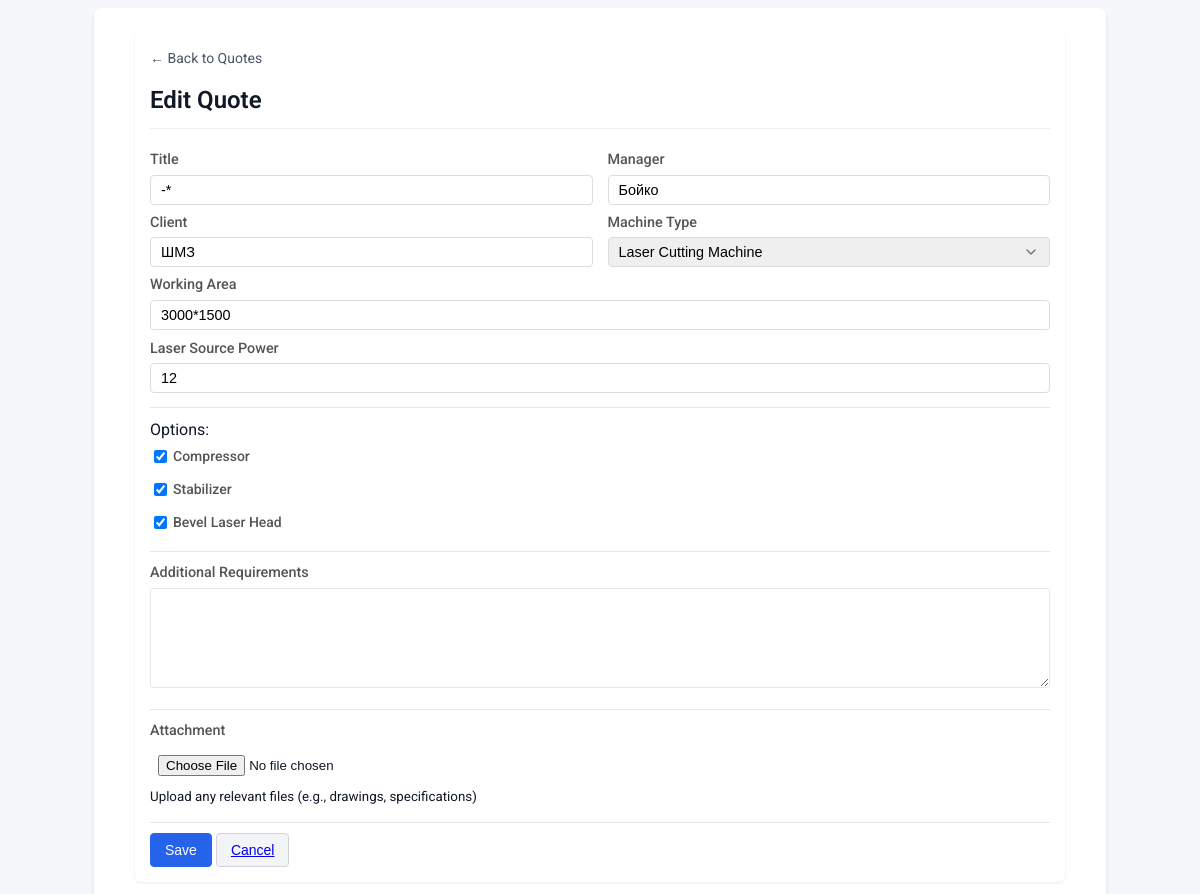
Screenshot of /quote-update/10/ (signed in) with the database file from the repository.
### base/models.py (models this page shows, shortened)
class Quote(models.Model):
    title = models.CharField(max_length=200, blank=True, null=True)  # Making it nullable temporarily
    manager = models.CharField(max_length=200)
    client = models.CharField(max_length=200)
    MACHINE_CHOICES = [
        ('laser_cutting', 'Laser Cutting Machine'),
        ('press_brake', 'Press Brake'),
        ('tube_laser', 'Tube Laser Cutting Machine'),
    ]
    machine_type = models.CharField(max_length=50, choices=MACHINE_CHOICES)
    working_area = models.CharField(max_length=200, blank=True, null=True)  # e.g. "3000x1500"
    laser_source_power = models.CharField(max_length=200, blank=True, null=True)  # e.g. "3000W"
    compressor = models.BooleanField(default=False)
    stabilizer = models.BooleanField(default=False)
    bevel_laser_head = models.BooleanField(default=False)
    bending_capacity = models.CharField(max_length=200, blank=True, null=True)  # e.g. "125 t"
    working_length = models.CharField(max_length=200, blank=True, null=True)  # e.g. "3200 mm"
    CNC_CHOICES = [
        ('DA_53T', 'Delem DA-53T'),
        ('DA_69T', 'Delem DA-69T'),
        ('DA_66T', 'Delem DA-66T'),
    ]
    CNC_type = models.CharField(max_length=200, blank=True, null=True, choices=CNC_CHOICES)  # e.g. "Delem DA-53T"
    AXIS_CHOICES = [
        ('6_1', '6+1 Axis'),
        ('4_1', '4+1 Axis'),
    ]
    axis_type = models.CharField(max_length=200, blank=True, null=True, choices=AXIS_CHOICES)  # e.g. "6+1 Axis"
    tube_length = models.CharField(max_length=200, blank=True, null=True)  # e.g. "6000 mm"
    tube_diameter = models.CharField(max_length=200, blank=True, null=True)  # e.g. "300 mm"
    length_of_unloading_table = models.CharField(max_length=200, blank=True, null=True)  # e.g. "3000 mm"
    LOADING_CHOICES = [
       ('automatic', 'Automatic'),
       ('semi_automatic', 'Semi-Automatic'),
       ('manual', 'Manual'),
   ]
    loading_type = models.CharField(max_length=20, choices=LOADING_CHOICES, blank=True)
    two_chucks = models.BooleanField(default=False)
    three_chucks = models.BooleanField(default=False)
    completed = models.BooleanField(default=False)
    additional_requirements = models.TextField(blank=True, null=True)
    attachment = models.FileField(upload_to='quote_attachments/%Y/%m/%d/', blank=True, null=True)
    created_at = models.DateTimeField(auto_now_add=True)
    updated_at = models.DateTimeField(auto_now=True)

### base/views.py (the view, shortened to what this page needs)
# urls.py: path('quote-update/<int:pk>/', QuoteUpdate.as_view(), name='quote-update'),
class QuoteUpdate(LoginRequiredMixin, UpdateView):
    model = Quote
    form_class = QuoteForm
    template_name = 'base/quote_form.html'
    success_url = reverse_lazy('quotes')
    def get_form_kwargs(self):
        kwargs = super().get_form_kwargs()
        kwargs.update({
            'data': self.request.POST or None,
            'files': self.request.FILES or None,
        })
        return kwargs

### base/forms.py
class QuoteForm(forms.ModelForm):
    class Meta:
        model = Quote
        fields = '__all__'
        widgets = {
            'additional_requirements': forms.Textarea(attrs={'rows': 4}),
            'attachment': forms.FileInput(attrs={'class': 'file-input'})
        }
    def __init__(self, *args, **kwargs):
        super().__init__(*args, **kwargs)
        self.fields['attachment'].required = False

### base/templates/base/quote_form.html (shortened to what this page needs)
{% extends 'base/main.html' %}
{% block content %}
<div class="container compact-form">
    <div class="form-header">
        <a href="{% url 'quotes' %}" class="back-link">← Back to Quotes</a>
        <h1>{% if form.instance.pk %}Edit{% else %}Create{% endif %} Quote</h1>
    </div>
    <form method="post" id="quoteForm" class="form-container" enctype="multipart/form-data">
        <div class="form-row">
            <div class="form-group compact">
                <label for="{{ form.title.id_for_label }}">Title</label>
                {{ form.title }}
            </div>
            <div class="form-group compact">
                <label for="{{ form.manager.id_for_label }}">Manager</label>
                {{ form.manager }}
            </div>
        </div>
        <div class="form-row">
            <div class="form-group compact">
                <label for="{{ form.client.id_for_label }}">Client</label>
                {{ form.client }}
            </div>
            <div class="form-group compact">
                <label for="{{ form.machine_type.id_for_label }}">Machine Type</label>
                {{ form.machine_type }}
            </div>
        </div>
        <div class="form-group">
            <label for="{{ form.working_area.id_for_label }}">Working Area</label>
            {{ form.working_area }}
        </div>
        <div class="form-group">
            <label for="{{ form.laser_source_power.id_for_label }}">Laser Source Power</label>
            {{ form.laser_source_power }}
        </div>
        <hr>
        <div class="form-section-header">Options:</div>
        <div class="form-group checkbox-group">
            <label class="checkbox-label">
                {{ form.compressor }}
                <span>Compressor</span>
            </label>
        </div>
        <div class="form-group checkbox-group">
            <label class="checkbox-label">
                {{ form.stabilizer }}
                <span>Stabilizer</span>
            </label>
        </div>
        <div class="form-group checkbox-group">
            <label class="checkbox-label">
                {{ form.bevel_laser_head }}
                <span>Bevel Laser Head</span>
            </label>
        </div>
        <hr>
        <div class="form-group">
            <label for="{{ form.additional_requirements.id_for_label }}">Additional Requirements</label>
            {{ form.additional_requirements }}
        </div>
        <hr>
        <div class="form-group">
            <label for="{{ form.attachment.id_for_label }}">Attachment</label>
            {% if form.instance.attachment %}
                <div class="current-file">
                    <i class="fas fa-paperclip"></i>
                    <a href="{{ form.instance.attachment.url }}" target="_blank">
                        {{ form.instance.attachment.name|slice:":30" }}{% if form.instance.attachment.name|length > 30 %}...{% endif %}
                    </a>
                    <label class="replace-file">
                        {{ form.attachment }}
                        <span class="replace-text">(Replace)</span>
                    </label>
                </div>
            {% else %}
                {{ form.attachment }}
            {% endif %}
            <small class="form-text text-muted">
                Upload any relevant files (e.g., drawings, specifications)
            </small>
        </div>
        <hr>
        <div class="form-actions">
            <button type="submit" class="btn btn-primary btn-sm">Save</button>
            <button type="button" class="btn btn-secondary btn-sm"><a href="{% url 'quotes' %}">Cancel</a></button>
        </div>
    </form>
</div>
{% load static %}
{% endblock %}

### base/static/base/css/styles.css (style rules this page uses)
:root { --color-primary: #2563eb; --color-primary-hover: #1d4ed8; --color-danger: #ef4444; --color-danger-hover: #dc2626; --color-success: #10B981; --color-success-hover: #0d9f70; --color-text: #111827; --color-text-light: #4b5563; --color-border: #e5e7eb; --color-bg: #ffffff; --color-bg-light: #f9fafb; --spacing-unit: 2px; --spacing-sm: calc(var(--spacing-unit) * 1.5); --spacing-md: calc(var(--spacing-unit) * 2); --spacing-lg: calc(var(--spacing-unit) * 3); --spacing-xl: calc(var(--spacing-unit) * 4); --border-radius: 6px; --border-radius-sm: 4px; --border-radius-lg: 8px; --shadow-sm: 0 1px 2px 0 rgba(0, 0, 0, 0.05); --shadow: 0 4px 6px -1px rgba(0, 0, 0, 0.1), 0 2px 4px -1px rgba(0, 0, 0, 0.06); --shadow-md: 0 10px 15px -3px rgba(0, 0, 0, 0.1), 0 4px 6px -2px rgba(0, 0, 0, 0.05); --transition: all 0.2s ease-in-out; }
body { background-color: #f5f7fa; font-family: 'Roboto', sans-serif; color: var(--color-text); margin: 0; padding: 0; line-height: 1.5; }
.container { max-width: 1000px; margin: var(--spacing-xl) auto; background: var(--color-bg); border-radius: var(--border-radius-lg); box-shadow: var(--shadow); padding: var(--spacing-xl) var(--spacing-lg); }
.form-container { display: flex; flex-direction: column; gap: var(--spacing-md); }
.form-row { display: flex; gap: var(--spacing-md); margin-bottom: var(--spacing-md); }
.form-group { flex: 1; margin-bottom: var(--spacing-md); }
.form-group.compact { margin-bottom: 0; }
.btn { display: inline-flex; align-items: center; justify-content: center; padding: var(--spacing-sm) var(--spacing-md); border: none; border-radius: var(--border-radius); font-weight: 500; font-size: 0.875rem; cursor: pointer; text-decoration: none; transition: var(--transition); white-space: nowrap; }
.checkbox-group { display: flex; align-items: center; gap: var(--spacing-sm); margin-bottom: var(--spacing-sm); }
.checkbox-label { display: flex; align-items: center; gap: var(--spacing-sm); cursor: pointer; user-select: none; font-size: 0.875rem; }
.form-header { margin-bottom: var(--spacing-lg); padding-bottom: var(--spacing-md); border-bottom: 1px solid var(--color-border); }
.form-header h1 { margin: var(--spacing-sm) 0 0; color: var(--color-text); font-size: 1.5rem; font-weight: 600; }
.back-link { display: inline-flex; align-items: center; color: var(--color-text-light); text-decoration: none; font-size: 0.875rem; margin-bottom: var(--spacing-sm); transition: var(--transition); }
.compact-form .form-group { margin-bottom: var(--spacing-md); }
.compact-form .form-row { margin-bottom: var(--spacing-sm); }
hr { border: none; border-top: 1px solid var(--color-border); margin: var(--spacing-lg) 0; }
select { appearance: none; background-repeat: no-repeat; background-position: right 10px center; background-size: 16px 16px; padding-right: 36px; }

### base/templates/base/quote_form.html (style rules this page uses)
.file-input { display: block; width: 100%; padding: 8px; margin-top: 5px; }
.compact-form { max-width: 900px; margin: 15px auto; padding: 15px; background: #fff; border-radius: 6px; box-shadow: 0 1px 3px rgba(0,0,0,0.08); }
.form-header { margin-bottom: 20px; padding-bottom: 10px; border-bottom: 1px solid #eee; }
.form-header h1 { margin: 10px 0 0 0; font-size: 1.5em; }
.form-row { display: flex; flex-wrap: wrap; gap: 15px; margin-bottom: 12px; }
.form-group.compact { flex: 1; min-width: 200px; margin-bottom: 0; }
label { display: block; margin-bottom: 4px; font-size: 0.9em; color: #555; font-weight: 500; }
input[type="text"], input[type="email"], input[type="password"], select, textarea { width: 100%; padding: 6px 10px; border: 1px solid #ddd; border-radius: 4px; font-size: 0.9em; transition: border-color 0.2s; box-sizing: border-box; }
textarea { min-height: 80px; resize: vertical; }
.btn { display: inline-flex; align-items: center; justify-content: center; padding: 6px 14px; border: none; border-radius: 4px; font-size: 0.9em; font-weight: 500; cursor: pointer; text-decoration: none; transition: all 0.2s; height: 34px; font-size: 14px; }
.btn-primary { background-color: #2563eb; color: white; border: 1px solid #2563eb; }
.btn-secondary { background-color: #f3f4f6; color: #374151; border: 1px solid #d1d5db; }

### rows the page displays
Quote: title "-*", manager "Бойко", client "ШМЗ", machine_type "Laser Cutting Machine", working_area "3000*1500", laser_source_power "12", compressor "☑", stabilizer "☑", bevel_laser_head "☑"
